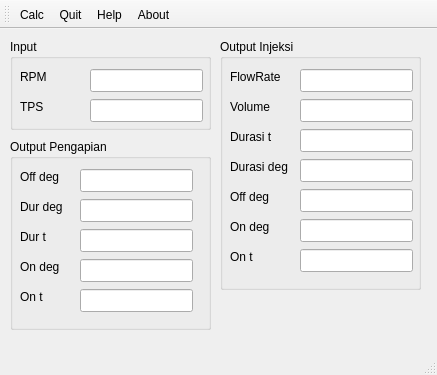
<?xml version="1.0" encoding="UTF-8"?>
<ui version="4.0">
 <class>ecu</class>
 <widget class="QMainWindow" name="ecu">
  <property name="geometry">
   <rect>
    <x>0</x>
    <y>0</y>
    <width>437</width>
    <height>375</height>
   </rect>
  </property>
  <property name="windowTitle">
   <string>ecu</string>
  </property>
  <widget class="QWidget" name="centralWidget">
   <widget class="QGroupBox" name="groupBox_2">
    <property name="geometry">
     <rect>
      <x>10</x>
      <y>10</y>
      <width>201</width>
      <height>91</height>
     </rect>
    </property>
    <property name="title">
     <string>Input</string>
    </property>
    <widget class="QLineEdit" name="txtRPM">
     <property name="geometry">
      <rect>
       <x>80</x>
       <y>30</y>
       <width>113</width>
       <height>23</height>
      </rect>
     </property>
     <property name="alignment">
      <set>Qt::AlignRight|Qt::AlignTrailing|Qt::AlignVCenter</set>
     </property>
    </widget>
    <widget class="QLabel" name="label_2">
     <property name="geometry">
      <rect>
       <x>10</x>
       <y>30</y>
       <width>57</width>
       <height>15</height>
      </rect>
     </property>
     <property name="text">
      <string>RPM</string>
     </property>
    </widget>
    <widget class="QLineEdit" name="txtTPS">
     <property name="geometry">
      <rect>
       <x>80</x>
       <y>60</y>
       <width>113</width>
       <height>23</height>
      </rect>
     </property>
     <property name="alignment">
      <set>Qt::AlignRight|Qt::AlignTrailing|Qt::AlignVCenter</set>
     </property>
    </widget>
    <widget class="QLabel" name="label_4">
     <property name="geometry">
      <rect>
       <x>10</x>
       <y>60</y>
       <width>57</width>
       <height>15</height>
      </rect>
     </property>
     <property name="text">
      <string>TPS</string>
     </property>
    </widget>
   </widget>
   <widget class="QGroupBox" name="groupBox_3">
    <property name="geometry">
     <rect>
      <x>220</x>
      <y>10</y>
      <width>201</width>
      <height>251</height>
     </rect>
    </property>
    <property name="title">
     <string>Output Injeksi</string>
    </property>
    <widget class="QLabel" name="label_5">
     <property name="geometry">
      <rect>
       <x>10</x>
       <y>30</y>
       <width>57</width>
       <height>15</height>
      </rect>
     </property>
     <property name="text">
      <string>FlowRate</string>
     </property>
    </widget>
    <widget class="QLineEdit" name="txtFlow">
     <property name="geometry">
      <rect>
       <x>80</x>
       <y>30</y>
       <width>113</width>
       <height>23</height>
      </rect>
     </property>
     <property name="alignment">
      <set>Qt::AlignRight|Qt::AlignTrailing|Qt::AlignVCenter</set>
     </property>
     <property name="readOnly">
      <bool>true</bool>
     </property>
    </widget>
    <widget class="QLineEdit" name="txtInjVol">
     <property name="geometry">
      <rect>
       <x>80</x>
       <y>60</y>
       <width>113</width>
       <height>23</height>
      </rect>
     </property>
     <property name="alignment">
      <set>Qt::AlignRight|Qt::AlignTrailing|Qt::AlignVCenter</set>
     </property>
     <property name="readOnly">
      <bool>true</bool>
     </property>
    </widget>
    <widget class="QLabel" name="label_3">
     <property name="geometry">
      <rect>
       <x>10</x>
       <y>60</y>
       <width>57</width>
       <height>15</height>
      </rect>
     </property>
     <property name="text">
      <string>Volume</string>
     </property>
    </widget>
    <widget class="QLabel" name="label_6">
     <property name="geometry">
      <rect>
       <x>10</x>
       <y>90</y>
       <width>57</width>
       <height>15</height>
      </rect>
     </property>
     <property name="text">
      <string>Durasi t</string>
     </property>
    </widget>
    <widget class="QLineEdit" name="txtDurasiInjT">
     <property name="geometry">
      <rect>
       <x>80</x>
       <y>90</y>
       <width>113</width>
       <height>23</height>
      </rect>
     </property>
     <property name="alignment">
      <set>Qt::AlignRight|Qt::AlignTrailing|Qt::AlignVCenter</set>
     </property>
     <property name="readOnly">
      <bool>true</bool>
     </property>
    </widget>
    <widget class="QLabel" name="label_7">
     <property name="geometry">
      <rect>
       <x>10</x>
       <y>120</y>
       <width>71</width>
       <height>16</height>
      </rect>
     </property>
     <property name="text">
      <string>Durasi deg</string>
     </property>
    </widget>
    <widget class="QLineEdit" name="txtDurasiInjD">
     <property name="geometry">
      <rect>
       <x>80</x>
       <y>120</y>
       <width>113</width>
       <height>23</height>
      </rect>
     </property>
     <property name="alignment">
      <set>Qt::AlignRight|Qt::AlignTrailing|Qt::AlignVCenter</set>
     </property>
     <property name="readOnly">
      <bool>true</bool>
     </property>
    </widget>
    <widget class="QLabel" name="label_8">
     <property name="geometry">
      <rect>
       <x>10</x>
       <y>150</y>
       <width>71</width>
       <height>16</height>
      </rect>
     </property>
     <property name="text">
      <string>Off deg</string>
     </property>
    </widget>
    <widget class="QLineEdit" name="txtOffInjD">
     <property name="geometry">
      <rect>
       <x>80</x>
       <y>150</y>
       <width>113</width>
       <height>23</height>
      </rect>
     </property>
     <property name="alignment">
      <set>Qt::AlignRight|Qt::AlignTrailing|Qt::AlignVCenter</set>
     </property>
     <property name="readOnly">
      <bool>true</bool>
     </property>
    </widget>
    <widget class="QLabel" name="label_9">
     <property name="geometry">
      <rect>
       <x>10</x>
       <y>180</y>
       <width>71</width>
       <height>16</height>
      </rect>
     </property>
     <property name="text">
      <string>On deg</string>
     </property>
    </widget>
    <widget class="QLineEdit" name="txtOnInjD">
     <property name="geometry">
      <rect>
       <x>80</x>
       <y>180</y>
       <width>113</width>
       <height>23</height>
      </rect>
     </property>
     <property name="alignment">
      <set>Qt::AlignRight|Qt::AlignTrailing|Qt::AlignVCenter</set>
     </property>
     <property name="readOnly">
      <bool>true</bool>
     </property>
    </widget>
    <widget class="QLabel" name="label_10">
     <property name="geometry">
      <rect>
       <x>10</x>
       <y>210</y>
       <width>71</width>
       <height>16</height>
      </rect>
     </property>
     <property name="text">
      <string>On t</string>
     </property>
    </widget>
    <widget class="QLineEdit" name="txtOnInjT">
     <property name="geometry">
      <rect>
       <x>80</x>
       <y>210</y>
       <width>113</width>
       <height>23</height>
      </rect>
     </property>
     <property name="alignment">
      <set>Qt::AlignRight|Qt::AlignTrailing|Qt::AlignVCenter</set>
     </property>
     <property name="readOnly">
      <bool>true</bool>
     </property>
    </widget>
   </widget>
   <widget class="QGroupBox" name="groupBox">
    <property name="geometry">
     <rect>
      <x>10</x>
      <y>110</y>
      <width>201</width>
      <height>191</height>
     </rect>
    </property>
    <property name="title">
     <string>Output Pengapian</string>
    </property>
    <widget class="QLabel" name="label_11">
     <property name="geometry">
      <rect>
       <x>10</x>
       <y>30</y>
       <width>57</width>
       <height>15</height>
      </rect>
     </property>
     <property name="text">
      <string>Off deg</string>
     </property>
    </widget>
    <widget class="QLineEdit" name="txtOffIgnDeg">
     <property name="geometry">
      <rect>
       <x>70</x>
       <y>30</y>
       <width>113</width>
       <height>23</height>
      </rect>
     </property>
     <property name="alignment">
      <set>Qt::AlignRight|Qt::AlignTrailing|Qt::AlignVCenter</set>
     </property>
     <property name="readOnly">
      <bool>true</bool>
     </property>
    </widget>
    <widget class="QLineEdit" name="txtOnIgnDeg">
     <property name="geometry">
      <rect>
       <x>70</x>
       <y>120</y>
       <width>113</width>
       <height>23</height>
      </rect>
     </property>
     <property name="alignment">
      <set>Qt::AlignRight|Qt::AlignTrailing|Qt::AlignVCenter</set>
     </property>
     <property name="readOnly">
      <bool>true</bool>
     </property>
    </widget>
    <widget class="QLabel" name="label_12">
     <property name="geometry">
      <rect>
       <x>10</x>
       <y>120</y>
       <width>57</width>
       <height>15</height>
      </rect>
     </property>
     <property name="text">
      <string>On deg</string>
     </property>
    </widget>
    <widget class="QLineEdit" name="txtDurasiIgnDeg">
     <property name="geometry">
      <rect>
       <x>70</x>
       <y>60</y>
       <width>113</width>
       <height>23</height>
      </rect>
     </property>
     <property name="alignment">
      <set>Qt::AlignRight|Qt::AlignTrailing|Qt::AlignVCenter</set>
     </property>
     <property name="readOnly">
      <bool>true</bool>
     </property>
    </widget>
    <widget class="QLabel" name="label_13">
     <property name="geometry">
      <rect>
       <x>10</x>
       <y>60</y>
       <width>57</width>
       <height>15</height>
      </rect>
     </property>
     <property name="text">
      <string>Dur deg</string>
     </property>
    </widget>
    <widget class="QLabel" name="label_14">
     <property name="geometry">
      <rect>
       <x>10</x>
       <y>90</y>
       <width>57</width>
       <height>15</height>
      </rect>
     </property>
     <property name="text">
      <string>Dur t</string>
     </property>
    </widget>
    <widget class="QLineEdit" name="txtDurasiIgnT">
     <property name="geometry">
      <rect>
       <x>70</x>
       <y>90</y>
       <width>113</width>
       <height>23</height>
      </rect>
     </property>
     <property name="alignment">
      <set>Qt::AlignRight|Qt::AlignTrailing|Qt::AlignVCenter</set>
     </property>
     <property name="readOnly">
      <bool>true</bool>
     </property>
    </widget>
    <widget class="QLineEdit" name="txtOnIgnT">
     <property name="geometry">
      <rect>
       <x>70</x>
       <y>150</y>
       <width>113</width>
       <height>23</height>
      </rect>
     </property>
     <property name="alignment">
      <set>Qt::AlignRight|Qt::AlignTrailing|Qt::AlignVCenter</set>
     </property>
     <property name="readOnly">
      <bool>true</bool>
     </property>
    </widget>
    <widget class="QLabel" name="label_15">
     <property name="geometry">
      <rect>
       <x>10</x>
       <y>150</y>
       <width>57</width>
       <height>15</height>
      </rect>
     </property>
     <property name="text">
      <string>On t</string>
     </property>
    </widget>
   </widget>
  </widget>
  <widget class="QMenuBar" name="menuBar">
   <property name="geometry">
    <rect>
     <x>0</x>
     <y>0</y>
     <width>437</width>
     <height>20</height>
    </rect>
   </property>
  </widget>
  <widget class="QToolBar" name="mainToolBar">
   <attribute name="toolBarArea">
    <enum>TopToolBarArea</enum>
   </attribute>
   <attribute name="toolBarBreak">
    <bool>false</bool>
   </attribute>
   <addaction name="actionCalc"/>
   <addaction name="actionQuit"/>
   <addaction name="actionHelp"/>
   <addaction name="actionAbout"/>
  </widget>
  <widget class="QStatusBar" name="statusBar"/>
  <action name="actionQuit">
   <property name="text">
    <string>Quit</string>
   </property>
  </action>
  <action name="actionAbout">
   <property name="text">
    <string>About</string>
   </property>
  </action>
  <action name="actionHelp">
   <property name="text">
    <string>Help</string>
   </property>
  </action>
  <action name="actionCalc">
   <property name="text">
    <string>Calc</string>
   </property>
  </action>
 </widget>
 <layoutdefault spacing="6" margin="11"/>
 <resources/>
 <connections/>
</ui>
